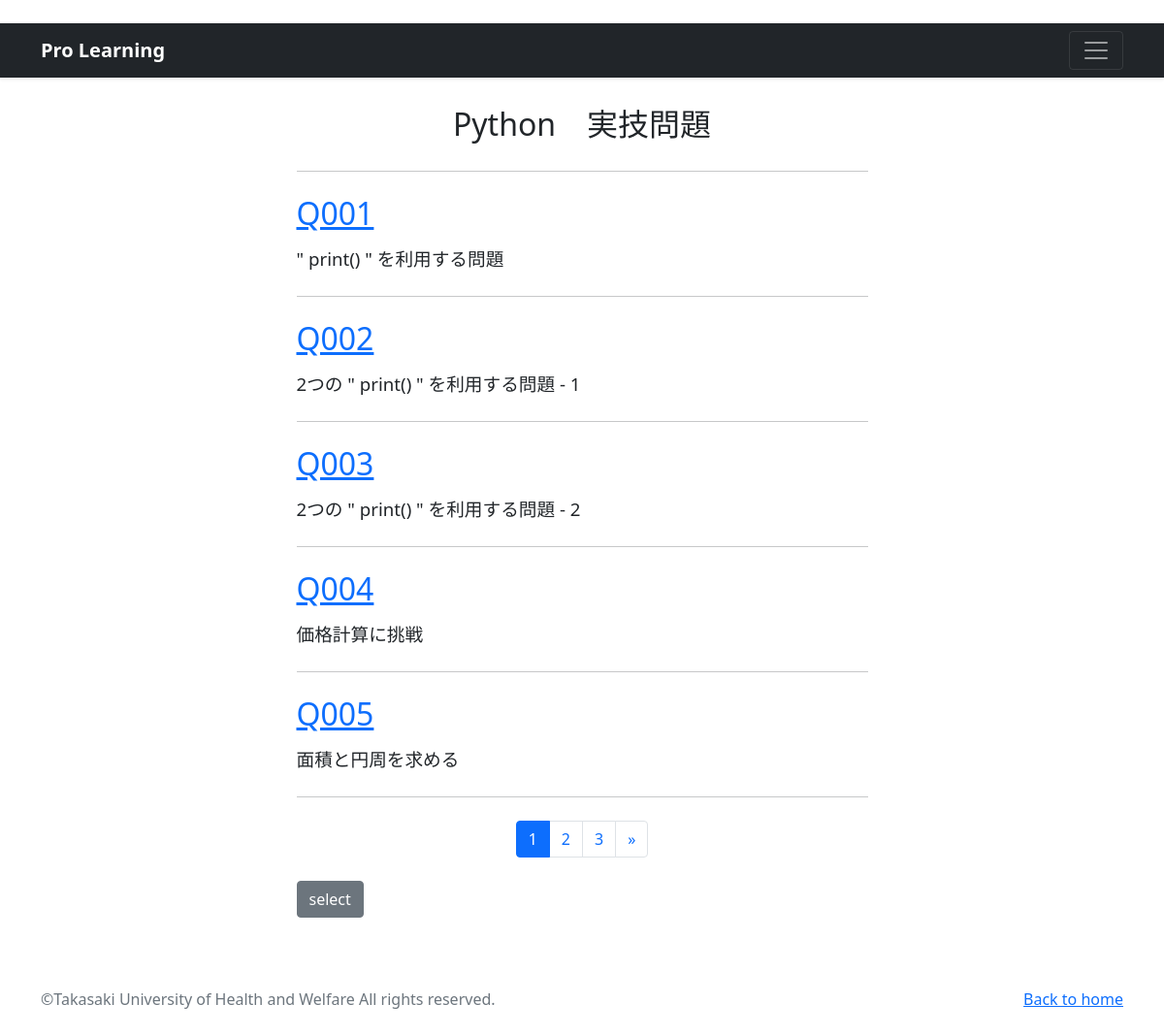
The page /Python-list/ on the database its author committed.
### program/models.py (models this page shows, shortened)
class Python_Program(models.Model):
    title = models.CharField(
        verbose_name='タイトル', # フィールドのタイトル
        max_length=5        # 最大文字数は5
        )
    subtit = models.CharField(
        verbose_name='サブタイトル', # フィールドのタイトル
        max_length=30        # 最大文字数は30
        )
    content = models.TextField(
        verbose_name='問題文'   # フィールドのタイトル
        )
    code = models.TextField(
        verbose_name='プログラム' # フィールドのタイトル
        )

### program/views.py (the view)
def Python_learning_view(request):
    records = Python_Program.objects.order_by('title')
    paginator = Paginator(records, 5)
    page_number  = request.GET.get('page', 1)
    pages = paginator.page(page_number)
    return render(
        request, 'Python_list.html', {'orderby_records': pages})

### program/templates/Python_list.html
{% extends 'base.html' %}
{% load static %}
{% block contents %}
<div class="container px-4 px-lg-5">
    <div class="row gx-4 gx-lg-5 justify-content-center">
        <div class="col-md-10 col-lg-8 col-xl-7">
            <div class="my-4"><font size="6"><center>Python　実技問題</center></font></div>
            <hr class="my-4" />
            {% for record in orderby_records %}
            <div class="post-preview">
                <a href="{% url 'program:Python_detail' record.pk %}">
                    <h2 class="post-title">
                        {{record.title}}</h2>
                </a>
                    <h3 class="post-subtitle">
                        <span style="font-size : 14pt">
                            {{record.subtit}}
                        </span>
                    </h3>
            </div>
            <hr class="my-4" />
            {% empty %}
            <p>the list is empty.</p>
            {% endfor %}
            {% include "pagination1.html" %}
            <p><a href="{% url 'program:select' %}"
               class="btn btn-secondary my-2">select</a>
            </p>
        </div>
    </div>
</div>
{% endblock %}

### rows shown on the page
Python_Program: title "Q001", subtit "\" print() \" を利用する問題"
Python_Program: title "Q002", subtit "2つの \" print() \" を利用する問題 - 1"
Python_Program: title "Q003", subtit "2つの \" print() \" を利用する問題 - 2"
Python_Program: title "Q004", subtit "価格計算に挑戦"
Python_Program: title "Q005", subtit "面積と円周を求める"

### other values the page prints
{{ num }} "1"
{{ num }} "2" "3"
